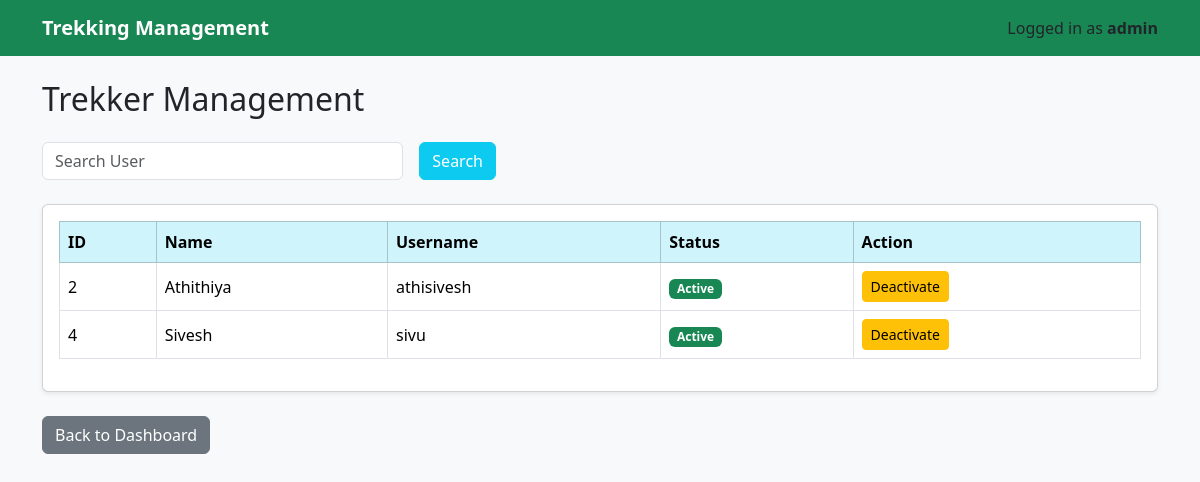
The app's page /view_users (signed in), older data.
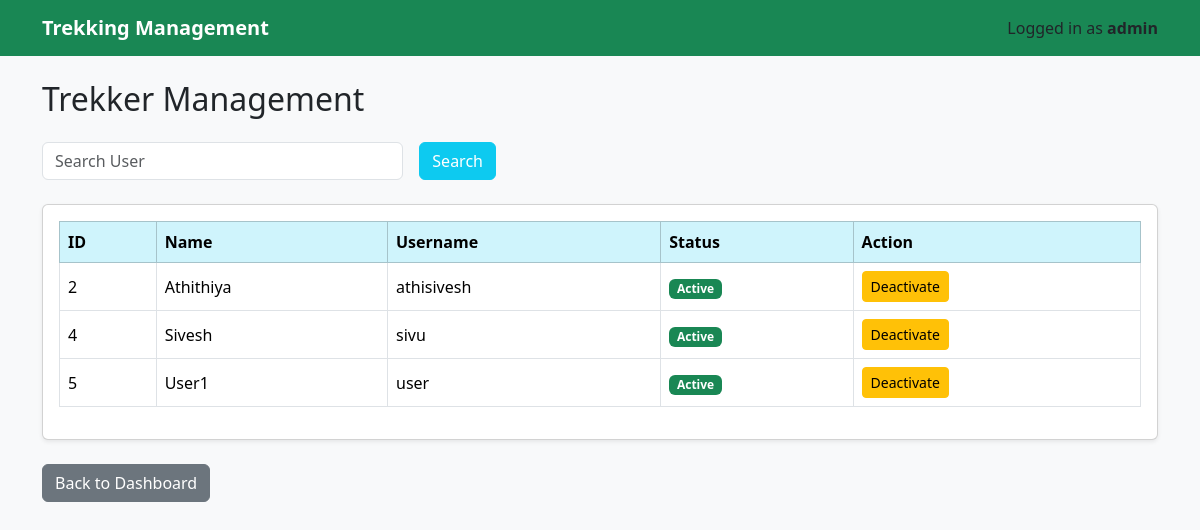
The same page, newer data.
### models.py (models this page shows)
class User(db.Model):
    id = db.Column(db.Integer, primary_key=True)
    name = db.Column(db.String(100), nullable=False)
    username = db.Column(db.String(50), unique=True, nullable=False)
    password = db.Column(db.String(200), nullable=False)
    role = db.Column(db.String(20), nullable=False)
    is_active = db.Column(db.Boolean, default=True)
    bookings = db.relationship("Booking", backref="user", lazy=True)

### app.py (the view)
@app.route("/view_users")
def view_users():
    if "user_id" not in session or session["role"] != "admin":
        return redirect("/login")
    search = request.args.get("search", "")
    users = User.query.filter(User.role == "trekker")
    if search:
        users = users.filter(User.name.ilike(f"%{search}%"))
    users = users.all()
    return render_template(
        "view_users.html",
        users=users,
        search=search
    )

### templates/view_users.html (shortened to what this page needs)
{% extends "base.html" %}
{% block content %}
<h2 class="mb-4">Trekker Management</h2>
<form method="GET" class="row g-3 mb-4">
    <div class="col-md-4">
        <input
            type="text"
            name="search"
            class="form-control"
            placeholder="Search User"
            value="{{ search }}">
    </div>
    <div class="col-auto">
        <button
            type="submit"
            class="btn btn-info text-white">
            Search
        </button>
    </div>
</form>
<div class="card shadow-sm">
    <div class="card-body">
        <div class="table-responsive">
            <table class="table table-bordered table-hover align-middle">
                <thead class="table-info">
                    <tr>
                        <th>ID</th>
                        <th>Name</th>
                        <th>Username</th>
                        <th>Status</th>
                        <th>Action</th>
                    </tr>
                </thead>
                <tbody>
                {% for user in users %}
                <tr>
                    <td>{{ user.id }}</td>
                    <td>{{ user.name }}</td>
                    <td>{{ user.username }}</td>
                    <td>
                        {% if user.is_active %}
                            <span class="badge bg-success">
                                Active
                            </span>
                        {% else %}
                            <span class="badge bg-danger">
                                Inactive
                            </span>
                        {% endif %}
                    </td>
                    <td>
                        <a
                            href="/toggle_user/{{ user.id }}"
                            class="btn btn-warning btn-sm">
                            {% if user.is_active %}
                                Deactivate
                            {% else %}
                                Activate
                            {% endif %}
                        </a>
                    </td>
                </tr>
                {% endfor %}
                </tbody>
            </table>
        </div>
    </div>
</div>
<br>
<a href="/admin" class="btn btn-secondary">
    Back to Dashboard
</a>
{% endblock %}

Row changes from the older to the newer data that the page shows:
added User: id "5", name "User1", username "user", is_active "Active"
